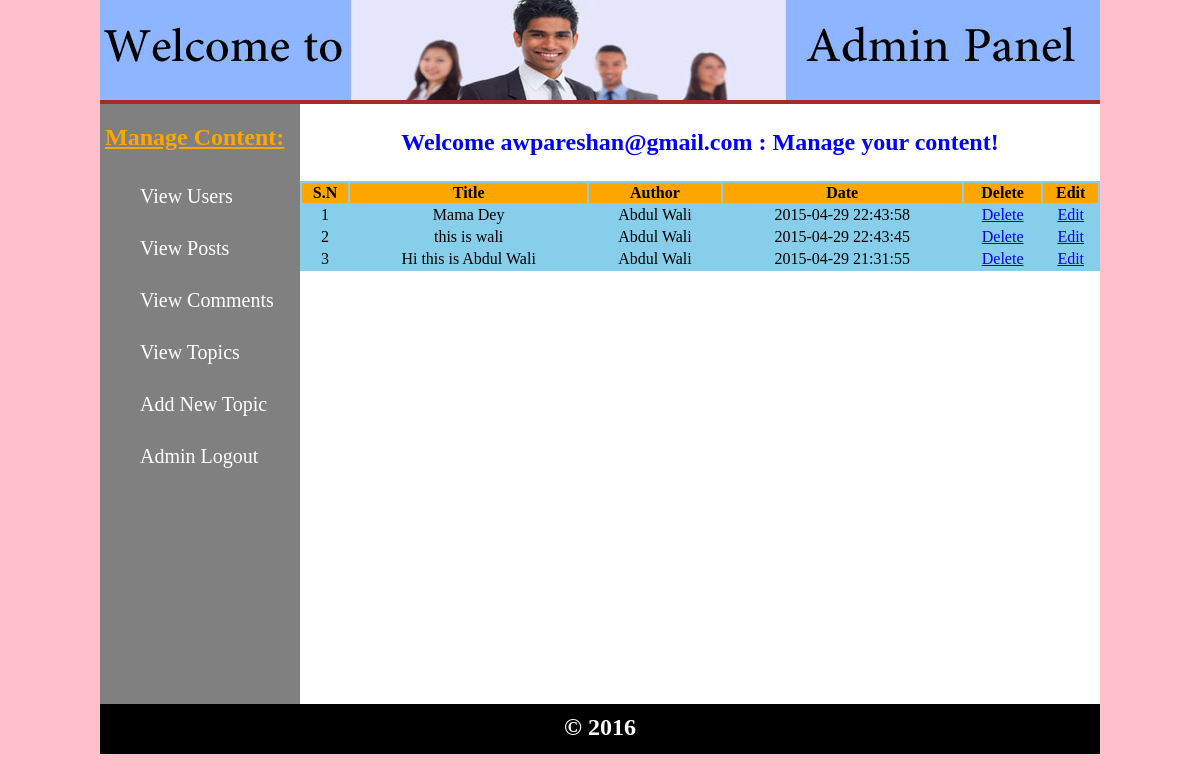
Screenshot of /admin/index.php?view_posts (signed in) with the database file from the repository.
### tables this page shows
CREATE TABLE IF NOT EXISTS `users` (
  `user_id` int(11) NOT NULL AUTO_INCREMENT,
  `user_name` varchar(100) NOT NULL,
  `user_pass` varchar(100) NOT NULL,
  `user_email` varchar(100) NOT NULL,
  `user_country` varchar(100) NOT NULL,
  `user_gender` varchar(100) NOT NULL,
  `user_b_day` date NOT NULL,
  `user_image` text NOT NULL,
  `register_date` date NOT NULL,
  `last_login` date NOT NULL,
  `status` text NOT NULL,
  `ver_code` varchar(100) NOT NULL,
  `posts` text NOT NULL,
  PRIMARY KEY (`user_id`)
);

CREATE TABLE IF NOT EXISTS `posts` (
  `post_id` int(11) NOT NULL AUTO_INCREMENT,
  `user_id` int(11) NOT NULL,
  `topic_id` int(11) NOT NULL,
  `post_title` text NOT NULL,
  `post_content` text NOT NULL,
  `post_date` timestamp NOT NULL DEFAULT CURRENT_TIMESTAMP ON UPDATE CURRENT_TIMESTAMP,
  PRIMARY KEY (`post_id`)
);

### admin/includes/view_posts.php (the view, shortened to what this page needs)
<table align="center" width="800" bgcolor="skyblue">
		<tr bgcolor="orange" border="1">
			<th>S.N</th>
			<th>Title</th>
			<th>Author</th>
			<th>Date</th>
			<th>Delete</th>
			<th>Edit</th>
		</tr>
		<?php
		include("includes/connection.php");
		$sel_posts = "select * from posts ORDER by 1 DESC";
		$run_posts = mysqli_query($con,$sel_posts);
		$i=0;
		while($row_posts = mysqli_fetch_array($run_posts)){
			$post_id = $row_posts['post_id'];
			$user_id = $row_posts['user_id'];
			$post_title = $row_posts['post_title'];
			$post_date = $row_posts['post_date'];
			$i++;
			$sel_user = "select * from users where user_id='$user_id'";
			$run_user= mysqli_query($con,$sel_user);
			while($row_users= mysqli_fetch_array($run_user)){
			$user_name = $row_users['user_name'];
		?>
		<tr align="center">
			<td><?php echo $i; ?></td>
			<td><?php echo $post_title; ?></td>
			<td><?php echo $user_name; ?></td>
			<td><?php echo $post_date; ?></td>
			<td><a href="index.php?view_posts&delete=<?php echo $post_id;?>">Delete</a></td>
			<td><a href="index.php?view_posts&edit=<?php echo $post_id;?>">Edit</a></td>
		</tr>
		<?php } }?>
</table>

### admin/index.php (shortened to what this page needs)
<?php
include("../functions/functions.php");
if(!isset($_SESSION['admin_email'])){
	header("location: admin_login.php");
}
else {
?>
<!DOCTYPE html>
<html>
	<head>
	<link rel="stylesheet" href="admin_style.css" media="all"/>
	</head>
<body>
	<div class="container">
		<div id="head">
			<a href="index.php"><img src="logo.jpg"/></a>
		</div>
		<div id="sidebar">
			<h2>Manage Content:</h2>
			<ul id="menu">
				<li><a href="index.php?view_users">View Users</a></li>
				<li><a href="index.php?view_posts">View Posts</a></li>
				<li><a href="index.php?view_comments">View Comments</a></li>
				<li><a href="index.php?view_topics">View Topics</a></li>
				<li><a href="index.php?add_topic">Add New Topic</a></li>
				<li><a href="admin_logout.php">Admin Logout</a></li>
			</ul>
		</div>
		<div id="content">
		<h2 style="color:blue; text-align:center; padding:5px;">
		<?php
				$admin_email= $_SESSION['admin_email'];
				$welcome_sql="SELECT admin_email from admins WHERE admin_email='$admin_email'";
				$run_query=mysqli_query($con, $welcome_sql);
				while($row=mysqli_fetch_array($run_query)){
					$email = $row['admin_email'];
					echo "Welcome ".$email." : Manage your content!";
				}
		?>
		</h2>
			<?php
			if(isset($_GET['view_posts'])){
			include("includes/view_posts.php");
			}
			?>
		</div>
		<div id="foot">
			<h2 style="color:white; padding:10px; text-align:center;">
			&copy; <?php echo date("Y");?>
			</h2>
		</div>
	</div>
</body>
</html>
<?php } ?>

### admin/admin_style.css (style rules this page uses)
body { padding:0; margin:0; background:pink; }
.container { width:1000px; margin:0 auto; background:white; }
#head { margin:auto; width:1000px; height:100px; border-bottom:4px solid brown; }
#content { width:800px; height:600px; background:white; float:right; }
#sidebar { width:200px; height:600px; background:gray; float:left; }
#menu { line-height:30px; padding:0; }
#menu li { list-style:none; display:block; margin-left:20px; padding:10px; }
#menu a { color:white; font-size:20px; text-decoration:none; margin:10px; }
#sidebar h2 { text-decoration:underline; margin-left:5px; color:orange; }
#foot { width:1000px; height:50px; background:black; clear:both; }

### rows the page displays
posts: post_title "Mama Dey", post_date "2015-04-29 22:43:58"
users: user_name "Abdul Wali"
posts: post_title "this is wali", post_date "2015-04-29 22:43:45"
posts: post_title "Hi this is Abdul Wali", post_date "2015-04-29 21:31:55"

### other values shown
$email "awpareshan@gmail.com"
